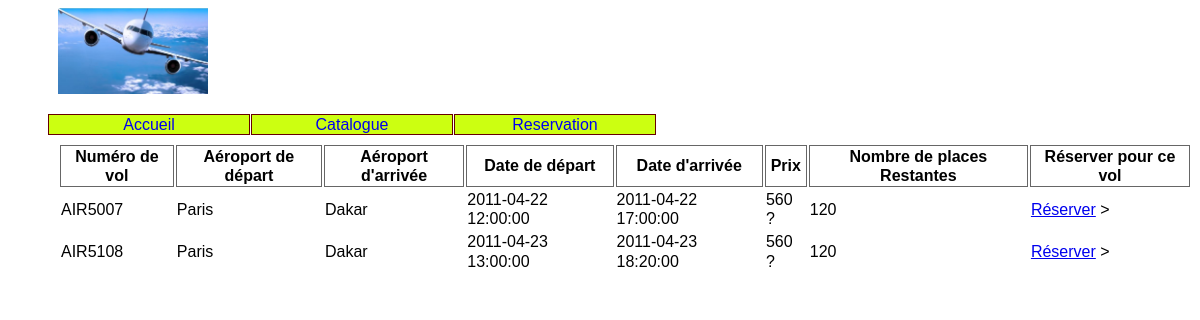
The app's page /index.php?action=catalogue with its own data.
### tables this page shows
CREATE TABLE IF NOT EXISTS `vols` (
  `idVols` varchar(10) NOT NULL,
  `aeroportDepart` int(11) DEFAULT NULL,
  `aeroportArrivee` int(11) DEFAULT NULL,
  `dateDepart` datetime NOT NULL,
  `dateArrivee` datetime NOT NULL,
  `prix` int(11) DEFAULT NULL,
  `place` int(11) DEFAULT NULL,
  PRIMARY KEY (`idVols`),
  KEY `aeroportDepart` (`aeroportDepart`),
  KEY `aeroportArrivee` (`aeroportArrivee`)
);

CREATE TABLE IF NOT EXISTS `aeroport` (
  `idAeroport` int(11) NOT NULL AUTO_INCREMENT,
  `ville` varchar(30) DEFAULT NULL,
  `pays` varchar(30) DEFAULT NULL,
  PRIMARY KEY (`idAeroport`)
);

### modele/sql/fonctions.php (called while the page is built, shortened)
<?php
    function getLesVols()
    {
        $connexion = connect();
        try{
            $sql =  "select idVols, A1.ville as aeroportDepart, A2.ville as aeroportArrivee, dateDepart, dateArrivee, prix, place
                    from vols JOIN aeroport as A1 ON vols.aeroportDepart=A1.idAeroport JOIN aeroport as A2 ON vols.aeroportArrivee=A2.idAeroport
                    where place>0";
            return $resultat = $connexion->query($sql);
        }
        catch(PDOException $e){
            return "Erreur dans la requête ".$e->getMessage();
        }
   }

### vues/v_catalogue.php (the view)
<div id="catalogue">
    <table>
        <tr><th>Numéro de vol</th><th>Aéroport de départ</th><th>Aéroport d'arrivée</th><th>Date de départ</th><th>Date d'arrivée</th><th>Prix</th><th>Nombre de places Restantes</th><th>Réserver pour ce vol</th></tr>
        <?php
            while($vol = $lesVols->fetch(PDO::FETCH_OBJ))
            {
             echo "<tr>"
                . "<td>$vol->idVols</td>"
                . "<td>$vol->aeroportDepart</td>"
                . "<td>$vol->aeroportArrivee</td>"
                . "<td>$vol->dateDepart</td>"
                . "<td>$vol->dateArrivee</td>"
                . "<td>$vol->prix ?</td>"
                . "<td>$vol->place</td>"
                . "<td><a href='index.php?action=ajoutReservation&vol='.$vol->idVols>Réserver</a> >"
                . "</tr>";
            }
        ?>
    </table>
</div>

### index.php (shortened to what this page needs)
<!DOCTYPE html>
<html>
    <head>
        <link rel="stylesheet" href="./css/cssGeneral.css" />
    </head>
    <body>
        <?php
        include 'modele/sql/fonctions.php';
        if(!isset($_REQUEST['action'])){
            $action='accueil';
        }
        else {
            $action=$_REQUEST['action'];
        }
        include './vues/v_header.php';
        switch($action){
            case "catalogue":
                $lesVols=getLesvols();
                include './vues/v_catalogue.php';
                break;
        }
        ?>
    </body>
</html>

### vues/v_header.php (shortened to what this page needs)
<div>
    <img src="./images/avion.jpg">
</div>
<div id='menu'>
    <ul>
        <li><a href='./index.php?action=accueil'>Accueil</a></li>
        <li><a href='./index.php?action=catalogue'>Catalogue</a></li>
        <li><a href='./index.php?action=reservation'>Reservation</a></li>
    </ul>
</div>

### css/cssGeneral.css (style rules this page uses)
html { font:normal 100%/1.2em "Trebuchet MS",Verdana,Helvetica,Arial,sans-serif; }
img { border: 0 none; width: 150px; padding-left: 50px; }
#catalogue { padding-left:50px; }
#menu { height: 1.8em ; }
#menu li { list-style-type: none; list-style-image:none; float: left ; text-align: center; width: 200px ; border: 1px solid #600 ; margin-right: 1px ; color: #fff ; background: #ccff11 ; }
#menu li a , #categories li a { text-decoration:none; }
#reservations td, th { border-width: 1px; border-style: solid; border-color: #666; }

### records on screen
vols: idVols "AIR5007", aeroport.ville "Paris", aeroport.ville "Dakar", dateDepart "2011-04-22 12:00:00", dateArrivee "2011-04-22 17:00:00", prix "560", place "120"
vols: idVols "AIR5108", aeroport.ville "Paris", aeroport.ville "Dakar", dateDepart "2011-04-23 13:00:00", dateArrivee "2011-04-23 18:20:00", prix "560", place "120"
